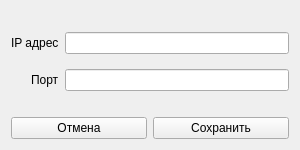
<?xml version="1.0" encoding="UTF-8"?>
<ui version="4.0">
 <class>Form</class>
 <widget class="QWidget" name="Form">
  <property name="geometry">
   <rect>
    <x>0</x>
    <y>0</y>
    <width>300</width>
    <height>150</height>
   </rect>
  </property>
  <property name="sizePolicy">
   <sizepolicy hsizetype="Preferred" vsizetype="Preferred">
    <horstretch>0</horstretch>
    <verstretch>0</verstretch>
   </sizepolicy>
  </property>
  <property name="minimumSize">
   <size>
    <width>300</width>
    <height>150</height>
   </size>
  </property>
  <property name="maximumSize">
   <size>
    <width>400</width>
    <height>200</height>
   </size>
  </property>
  <property name="windowTitle">
   <string>Настройки соединения</string>
  </property>
  <layout class="QVBoxLayout" name="verticalLayout">
   <item>
    <layout class="QFormLayout" name="formLayout">
     <property name="labelAlignment">
      <set>Qt::AlignRight|Qt::AlignTrailing|Qt::AlignVCenter</set>
     </property>
     <property name="formAlignment">
      <set>Qt::AlignCenter</set>
     </property>
     <property name="verticalSpacing">
      <number>15</number>
     </property>
     <item row="0" column="0">
      <widget class="QLabel" name="host_label">
       <property name="text">
        <string>IP адрес</string>
       </property>
      </widget>
     </item>
     <item row="0" column="1">
      <widget class="QLineEdit" name="host_le"/>
     </item>
     <item row="1" column="0">
      <widget class="QLabel" name="port_label">
       <property name="text">
        <string>Порт</string>
       </property>
      </widget>
     </item>
     <item row="1" column="1">
      <widget class="QLineEdit" name="port_le">
       <property name="inputMethodHints">
        <set>Qt::ImhNone</set>
       </property>
      </widget>
     </item>
    </layout>
   </item>
   <item>
    <layout class="QHBoxLayout" name="horizontalLayout">
     <property name="sizeConstraint">
      <enum>QLayout::SetDefaultConstraint</enum>
     </property>
     <item>
      <widget class="QPushButton" name="cancel_btn">
       <property name="text">
        <string>Отмена</string>
       </property>
      </widget>
     </item>
     <item>
      <widget class="QPushButton" name="save_btn">
       <property name="text">
        <string>Сохранить</string>
       </property>
      </widget>
     </item>
    </layout>
   </item>
  </layout>
 </widget>
 <resources/>
 <connections/>
</ui>
